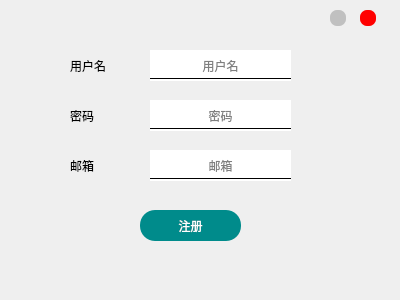
<?xml version="1.0" encoding="UTF-8"?>
<ui version="4.0">
 <class>Form</class>
 <widget class="QWidget" name="Form">
  <property name="geometry">
   <rect>
    <x>0</x>
    <y>0</y>
    <width>400</width>
    <height>300</height>
   </rect>
  </property>
  <property name="windowTitle">
   <string>Form</string>
  </property>
  <widget class="QLineEdit" name="lineEdit">
   <property name="geometry">
    <rect>
     <x>150</x>
     <y>50</y>
     <width>141</width>
     <height>31</height>
    </rect>
   </property>
   <property name="frame">
    <bool>false</bool>
   </property>
   <property name="alignment">
    <set>Qt::AlignCenter</set>
   </property>
   <property name="placeholderText">
    <string>用户名</string>
   </property>
  </widget>
  <widget class="QLineEdit" name="lineEdit_2">
   <property name="geometry">
    <rect>
     <x>150</x>
     <y>100</y>
     <width>141</width>
     <height>31</height>
    </rect>
   </property>
   <property name="frame">
    <bool>false</bool>
   </property>
   <property name="alignment">
    <set>Qt::AlignCenter</set>
   </property>
   <property name="placeholderText">
    <string>密码</string>
   </property>
  </widget>
  <widget class="QLineEdit" name="lineEdit_3">
   <property name="geometry">
    <rect>
     <x>150</x>
     <y>150</y>
     <width>141</width>
     <height>31</height>
    </rect>
   </property>
   <property name="frame">
    <bool>false</bool>
   </property>
   <property name="alignment">
    <set>Qt::AlignCenter</set>
   </property>
   <property name="placeholderText">
    <string>邮箱</string>
   </property>
  </widget>
  <widget class="QLabel" name="label">
   <property name="geometry">
    <rect>
     <x>70</x>
     <y>60</y>
     <width>54</width>
     <height>12</height>
    </rect>
   </property>
   <property name="text">
    <string>用户名</string>
   </property>
  </widget>
  <widget class="QLabel" name="label_2">
   <property name="geometry">
    <rect>
     <x>70</x>
     <y>110</y>
     <width>54</width>
     <height>12</height>
    </rect>
   </property>
   <property name="text">
    <string>密码</string>
   </property>
  </widget>
  <widget class="QLabel" name="label_3">
   <property name="geometry">
    <rect>
     <x>70</x>
     <y>160</y>
     <width>54</width>
     <height>12</height>
    </rect>
   </property>
   <property name="text">
    <string>邮箱</string>
   </property>
  </widget>
  <widget class="QPushButton" name="pushButton">
   <property name="geometry">
    <rect>
     <x>140</x>
     <y>210</y>
     <width>101</width>
     <height>31</height>
    </rect>
   </property>
   <property name="styleSheet">
    <string notr="true">QPushButton{
    color:White;
    border-radius: 15px;
    font-family:微软雅黑;
    background:#008B8B;
    border:15px;
}
QPushButton:hover{
    background:#00CED1;
}
QPushButton:pressed{
    background:#00CED1;
}</string>
   </property>
   <property name="text">
    <string>注册</string>
   </property>
  </widget>
  <widget class="QLabel" name="label_4">
   <property name="geometry">
    <rect>
     <x>10</x>
     <y>1</y>
     <width>381</width>
     <height>291</height>
    </rect>
   </property>
   <property name="text">
    <string/>
   </property>
   <property name="pixmap">
    <pixmap>../hc_code/library/imgs/login_bg.png</pixmap>
   </property>
   <property name="scaledContents">
    <bool>true</bool>
   </property>
  </widget>
  <widget class="QLabel" name="label_5">
   <property name="geometry">
    <rect>
     <x>150</x>
     <y>70</y>
     <width>141</width>
     <height>16</height>
    </rect>
   </property>
   <property name="frameShape">
    <enum>QFrame::HLine</enum>
   </property>
   <property name="text">
    <string/>
   </property>
   <property name="textFormat">
    <enum>Qt::PlainText</enum>
   </property>
  </widget>
  <widget class="QLabel" name="label_6">
   <property name="geometry">
    <rect>
     <x>150</x>
     <y>120</y>
     <width>141</width>
     <height>16</height>
    </rect>
   </property>
   <property name="frameShape">
    <enum>QFrame::HLine</enum>
   </property>
   <property name="text">
    <string/>
   </property>
   <property name="textFormat">
    <enum>Qt::PlainText</enum>
   </property>
  </widget>
  <widget class="QLabel" name="label_7">
   <property name="geometry">
    <rect>
     <x>150</x>
     <y>170</y>
     <width>141</width>
     <height>16</height>
    </rect>
   </property>
   <property name="frameShape">
    <enum>QFrame::HLine</enum>
   </property>
   <property name="text">
    <string/>
   </property>
   <property name="textFormat">
    <enum>Qt::PlainText</enum>
   </property>
  </widget>
  <widget class="QPushButton" name="pushButton_4">
   <property name="geometry">
    <rect>
     <x>360</x>
     <y>10</y>
     <width>16</width>
     <height>16</height>
    </rect>
   </property>
   <property name="font">
    <font>
     <family>微软雅黑</family>
     <pointsize>10</pointsize>
    </font>
   </property>
   <property name="styleSheet">
    <string notr="true">QPushButton{
    color:White;
    border-radius: 7px;
    font-family:微软雅黑;
    background:#FF0000;
    border:7px;
}
QPushButton:hover{
    background:#BC1717;
}
QPushButton:pressed{
    background:#BC1717;
}</string>
   </property>
   <property name="text">
    <string/>
   </property>
   <property name="iconSize">
    <size>
     <width>32</width>
     <height>32</height>
    </size>
   </property>
   <property name="checkable">
    <bool>false</bool>
   </property>
   <property name="autoRepeat">
    <bool>false</bool>
   </property>
   <property name="autoExclusive">
    <bool>false</bool>
   </property>
  </widget>
  <widget class="QPushButton" name="pushButton_5">
   <property name="geometry">
    <rect>
     <x>330</x>
     <y>10</y>
     <width>16</width>
     <height>16</height>
    </rect>
   </property>
   <property name="font">
    <font>
     <family>微软雅黑</family>
     <pointsize>10</pointsize>
    </font>
   </property>
   <property name="styleSheet">
    <string notr="true">QPushButton{
    color:White;
    border-radius: 7px;
    font-family:微软雅黑;
    background:#C0C0C0;
    border:7px;
}
QPushButton:hover{
    background:#A8A8A8;
}
QPushButton:pressed{
    background:#A8A8A8;
}</string>
   </property>
   <property name="text">
    <string/>
   </property>
   <property name="iconSize">
    <size>
     <width>32</width>
     <height>32</height>
    </size>
   </property>
   <property name="checkable">
    <bool>false</bool>
   </property>
   <property name="autoRepeat">
    <bool>false</bool>
   </property>
   <property name="autoExclusive">
    <bool>false</bool>
   </property>
  </widget>
  <zorder>label_4</zorder>
  <zorder>lineEdit</zorder>
  <zorder>lineEdit_2</zorder>
  <zorder>lineEdit_3</zorder>
  <zorder>label</zorder>
  <zorder>label_2</zorder>
  <zorder>label_3</zorder>
  <zorder>pushButton</zorder>
  <zorder>label_5</zorder>
  <zorder>label_6</zorder>
  <zorder>label_7</zorder>
  <zorder>pushButton_4</zorder>
  <zorder>pushButton_5</zorder>
 </widget>
 <resources/>
 <connections/>
</ui>
